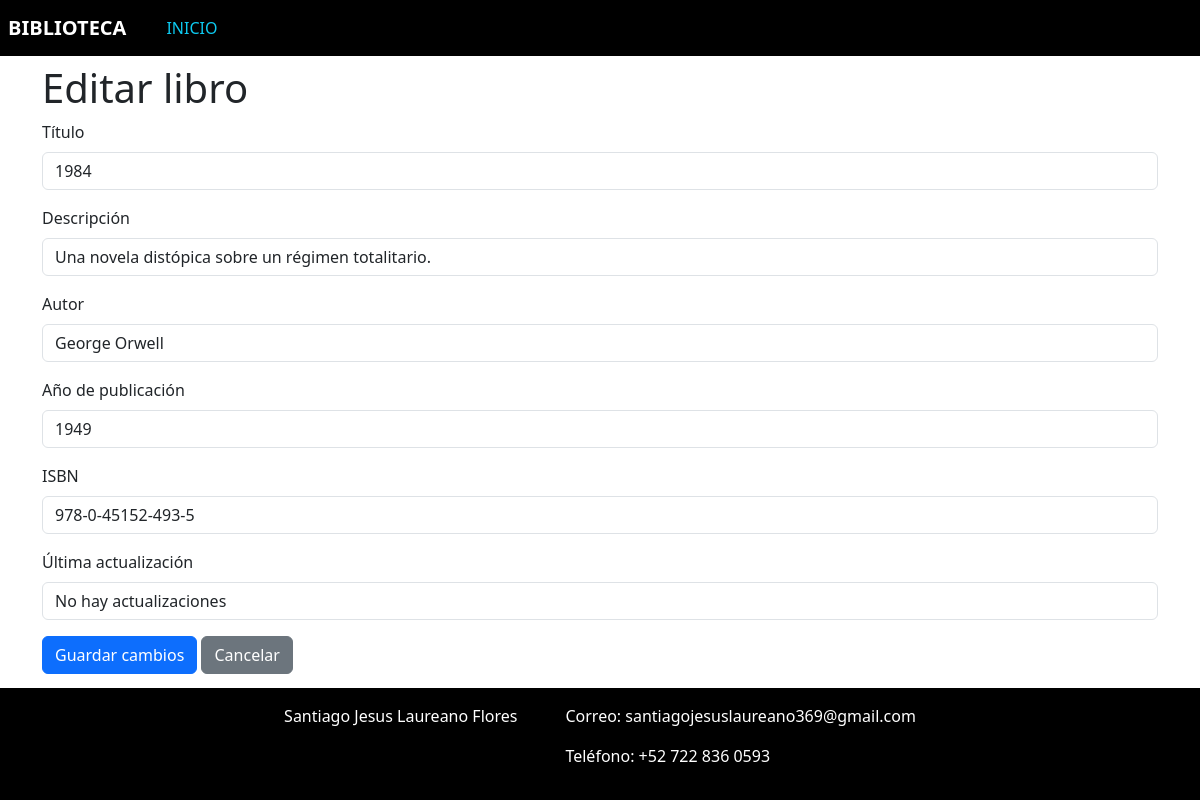
The page /index.php?url=libro/editar/14 on the database its author committed.
### tables this page shows
CREATE TABLE `books` (
  `id` int NOT NULL AUTO_INCREMENT,
  `title` varchar(255) DEFAULT NULL,
  `author` varchar(255) DEFAULT NULL,
  `published_year` int DEFAULT NULL,
  `isbn` varchar(13) DEFAULT NULL,
  `description` text,
  `created_at` timestamp NULL DEFAULT (now()),
  `update_at` timestamp NULL DEFAULT NULL,
  PRIMARY KEY (`id`)
);

### controller/LibroController.php (called while the page is built, shortened)
<?php
class LibroController
{
    private $modeloLibro;
    public function __construct($pdo)
    {
        $this->modeloLibro = new LibroModel($pdo);
    }
    public function cargarFormEditar($id)
    {
        $libro = $this->modeloLibro->buscarByID($id);
        require __DIR__ . '/../view/libro/editar.php';
        require __DIR__ . '/../view/template.php';
    }
}

### model/LibroModel.php (called while the page is built, shortened)
<?php
class LibroModel {
    private $pdo;
    public function __construct($pdo) {
        $this->pdo = $pdo;
    }
    public function buscarByID($id) {
        try {
            $stmt = $this->pdo->prepare("SELECT * FROM books WHERE id = :id");
            $stmt->bindParam(':id', $id, PDO::PARAM_INT);
            $stmt->execute();
            return $stmt->fetch(PDO::FETCH_ASSOC);
        } catch (PDOException $e) {
            error_log("Error al buscar el libro: " . $e->getMessage());
            return false;
        }
    }
}
?>

### view/libro/editar.php (the view, shortened to what this page needs)
<!DOCTYPE html>
<html lang="es">
<head>
    <link href="https://cdn.jsdelivr.net/npm/bootstrap@5.3.5/dist/css/bootstrap.min.css" rel="stylesheet">
</head>
<body>
    <div class="container">
        <h1>Editar libro</h1>
        <?php if (isset($libro)): ?>
            <form action="index.php?url=libro/actualizar/<?= $libro['id'] ?>" method="post">
                <div class="mb-3">
                    <label for="title" class="form-label">Título</label>
                    <input type="text" class="form-control" id="title" name="title" value="<?php echo htmlspecialchars($libro['title']); ?>" required>
                </div>
                <div class="mb-3">
                    <label for="description" class="form-label">Descripción</label>
                    <input type="text" class="form-control" id="description" name="description" value="<?php echo ($libro['description']); ?>">
                </div>
                <div class="mb-3">
                    <label for="author" class="form-label">Autor</label>
                    <input type="text" class="form-control" id="author" name="author" value="<?php echo htmlspecialchars($libro['author']); ?>" required>
                </div>
                <div class="mb-3">
                    <label for="published_year" class="form-label">Año de publicación</label>
                    <input type="number" class="form-control" id="published_year" name="published_year" value="<?php echo htmlspecialchars($libro['published_year']); ?>" required min="1" max="<?php echo date('Y') ?>">
                </div>
                <div class="mb-3">
                    <label for="isbn" class="form-label">ISBN</label>
                    <input type="text" class="form-control" id="isbn" name="isbn" value="<?php echo htmlspecialchars($libro['isbn']); ?>" required minlength="17" maxlength="17" onkeyup="formatearISBN(this)">
                </div>
                <div class="mb-3">
                    <label for="update_at" class="form-label">Última actualización</label>
                    <input type="text" class="form-control" id="update_at" name="update_at" value="<?php echo ($libro['update_at'] == null) ? 'No hay actualizaciones' : htmlspecialchars($libro['update_at']); ?>" readonly>
                </div>
                <button type="submit" class="btn btn-primary">Guardar cambios</button>
                <a href="index.php?url=libro/listar" class="btn btn-secondary">Cancelar</a>
            </form>
        <?php else: ?>
            <div class="alert alert-warning" role="alert">
                Libro no encontrado.
            </div>
        <?php endif; ?>
    </div>
</body>
</html>

### rows shown on the page
books: title "1984", description "Una novela distópica sobre un régimen totalitario.", author "George Orwell", published_year "1949", isbn "978-0-45152-493-5", update_at "No hay actualizaciones"
